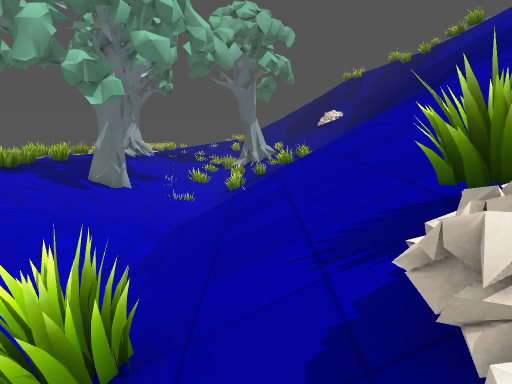
view 1 (above)

24 first-person views from a walk through a level from a Godot 3-D game. The camera is 1.5 m above the floor, tilts 8° down and sees 70° across. The floor is counted in squares, 1 m on a side. Each view is taken from the middle of a square. On the plan, view 1 faces up. The plan holds only what a view shows up to about 16 squares ahead; the rest is blank. The place goes on beyond the plan. Some surface patterns are stand-ins.

view 2
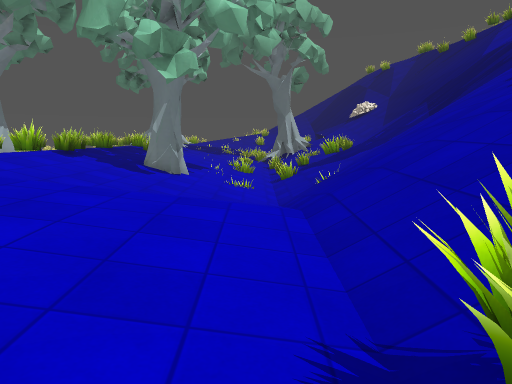

view 3
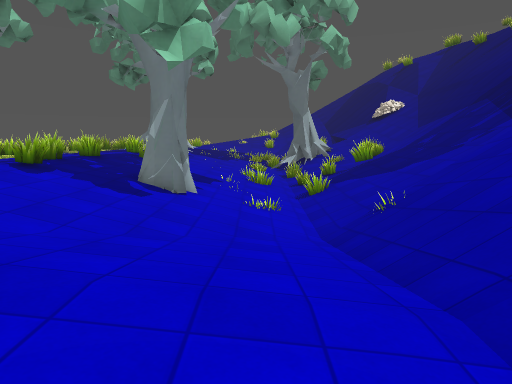

view 4
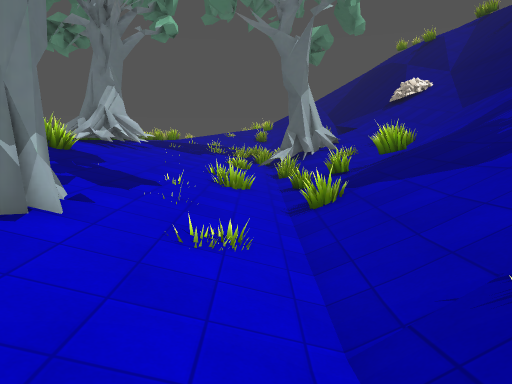

view 5
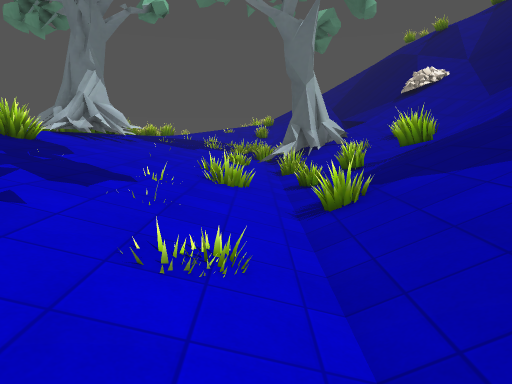

view 6
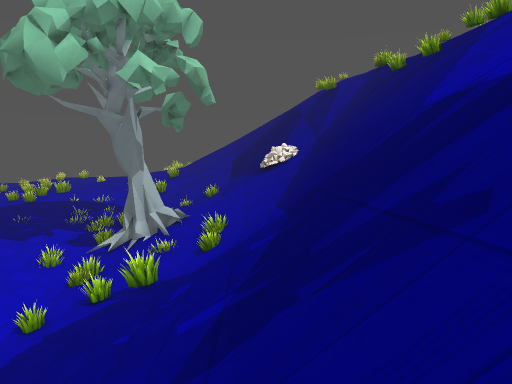

view 7
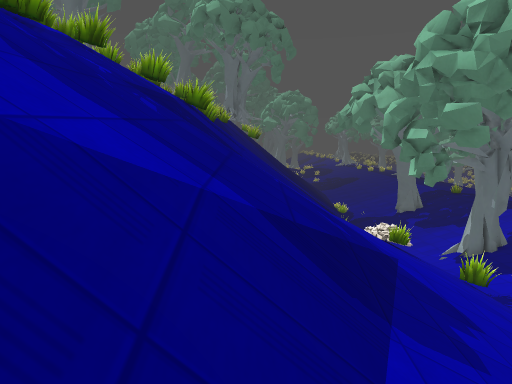

view 8
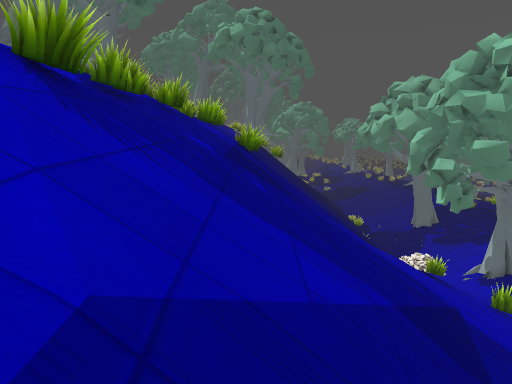

view 9
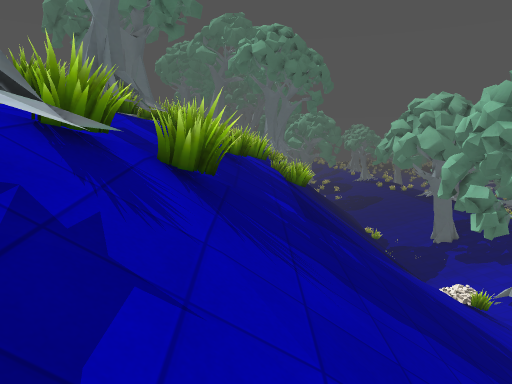

view 10
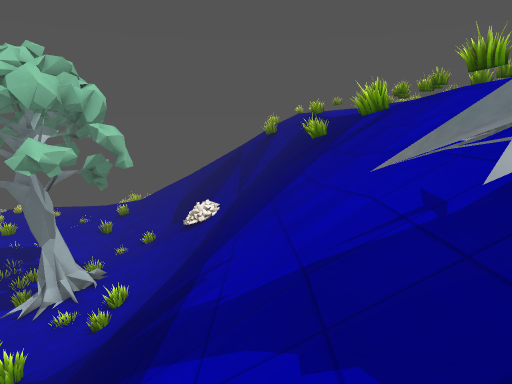

view 11
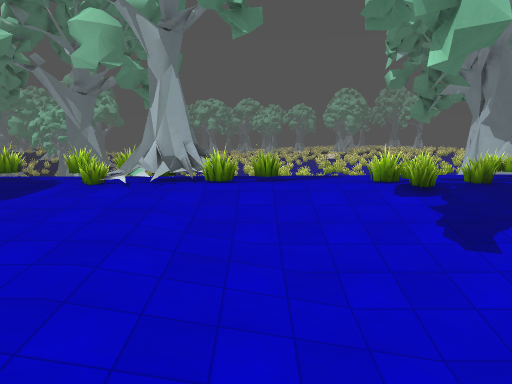

view 12
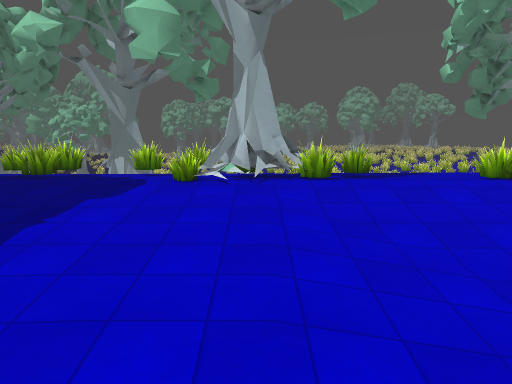

view 13
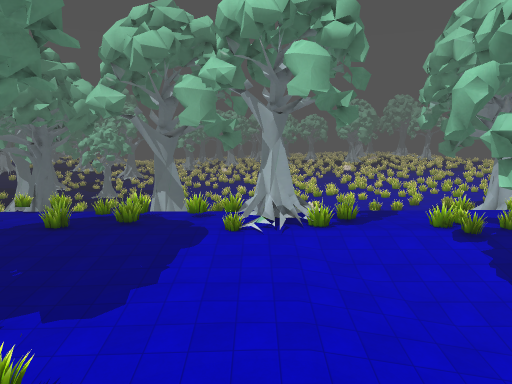

view 14
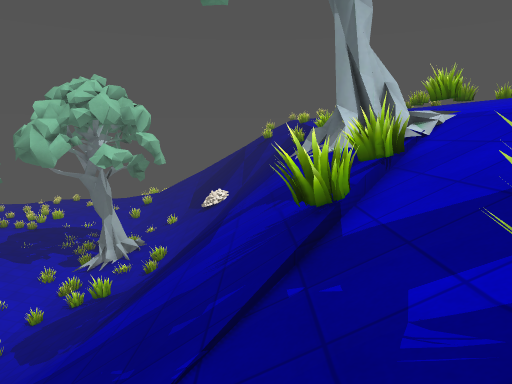

view 15
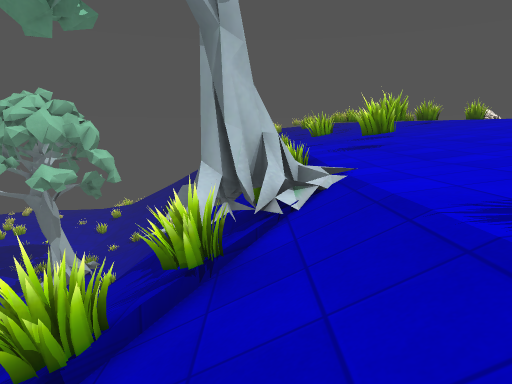

view 16
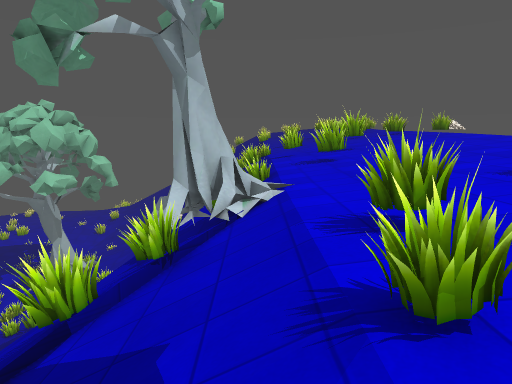

view 17
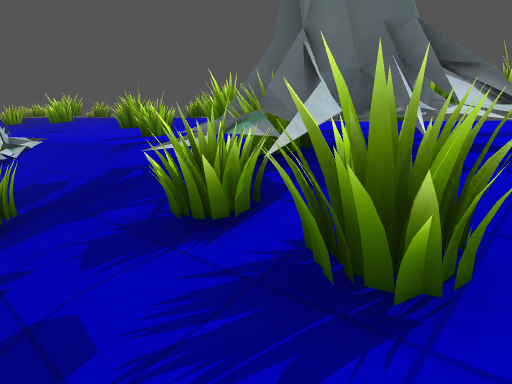

view 18
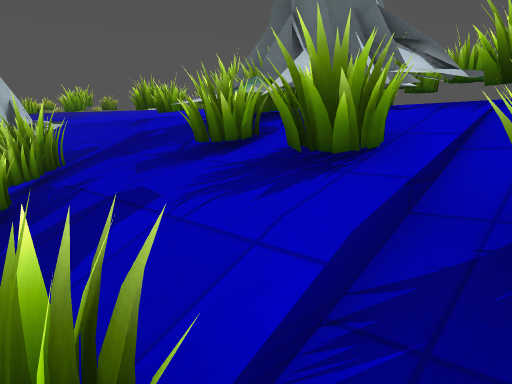

view 19
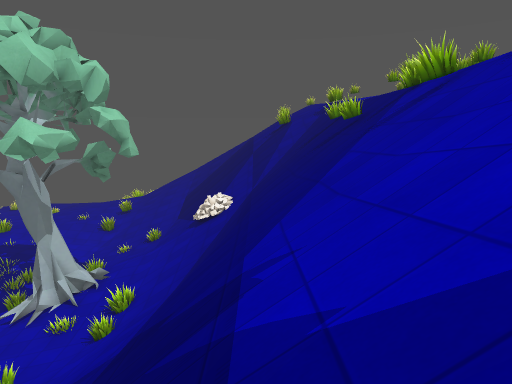

view 20
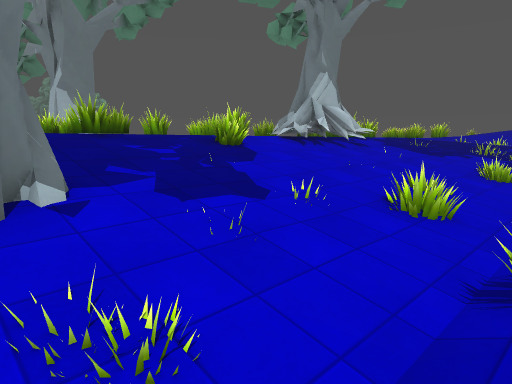

view 21
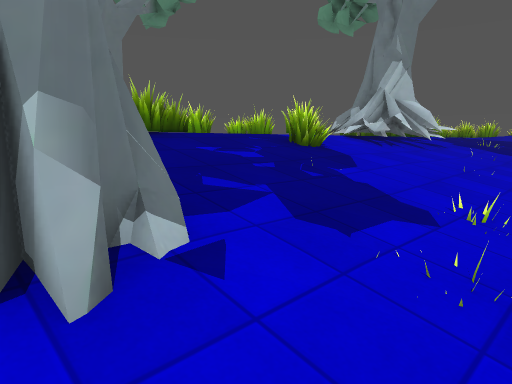

view 22
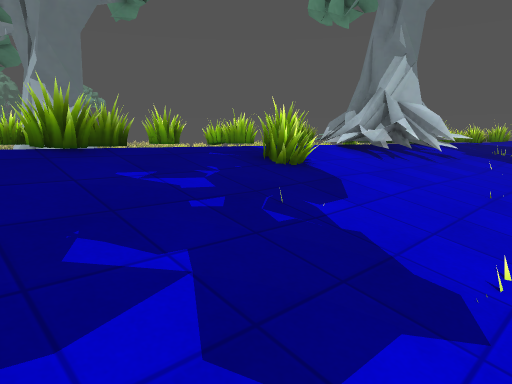

view 23
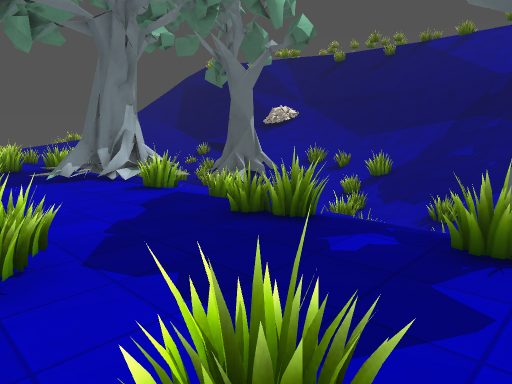

view 24
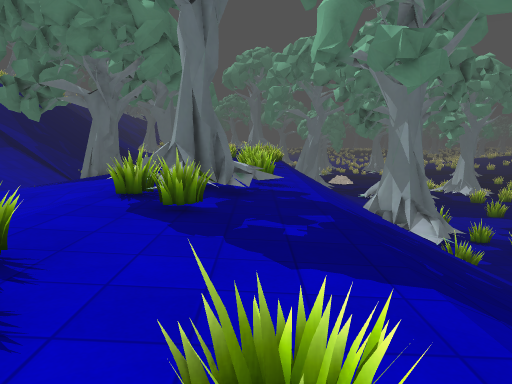

### Floor plan
Key: @ floor where view 1 was taken; # wall or solid block; x gap in a wall; . main floor; : floor 0.5 m higher than the main floor; - floor 0.5 m lower than the main floor; _ floor 0.75 m lower than the main floor; < floor 1.25 m lower than the main floor; ( floor 1.5 m lower than the main floor; ! floor 2.5 m lower than the main floor; ? floor 2.75 m lower than the main floor; + floor 8.5 m higher than the main floor; * floor 8.75 m higher than the main floor; % floor 9.5 m higher than the main floor; / step, stairs or slope; = window, fence, low wall or low ledge; ^ raised ledge; v drop or lower ground; O other object.
Columns run from 25 left of view 1 to 17 right of it. Each row starts with its distance up from view 1.
 30            .//###.-__=<==////=//=#v//////%
 29         #==.:=###=-___<==___-=//=#v/////#=
 28         ###=.:/==.-___<(<___////=#///////%
 27           ##.::...-__/<(<==#////=#//////=%
 26           x..:^=..-_/=((<=##=///==//////#%
 25           =..:===.-__====///////=#///////%
 24        #   ..::==--__==((///////=////////##
 23       ##   ..::..-__/<((/////////////////##
 22      ##   =..==..-___<(==////////////////%%
 21          ==..=^..-___<(==////////////////%%
 20          ....:=..-___<((//////////////// %#
 19          ....::..-___<((///////////////=#%#
 18           =..==..##__//(////////////////=%%
 17         ..=..=O..-#_<<((/////////////#=  %%
 16        /....====.-__<(((///    ///////##=%%
 15        /.....==..-__<((//////////////=###%%
 14       //.....::..-__<((//////////////==#/%%
 13      ///.....::..-__<<(///////////////#=/%%
 12      ///.....::..-____</////////////=#=//%%
 11     ////...==::..-_____//////////////=////=
 10    /////....x==..---___//////////////////%=
  9    /////...##=:....--__//////////////////=%
  8   !=////..=###/.....--_///////////////=//==
  7  ??=////..=###/.....--_//////////////##/*##
  6  ?? ////..#=//=.....--_//////////////=//*##
  5 =??/////..x..::.....--_//////////////=/=##
  4 =?//////..=..::.....--_///////////////+=###
  3 = =     ..x..::.....-__##/////////////+x=##
  2          .=.=::....--__##/##//////=////#/==
  1          .=##=:....--__/ /=  /////=x=//=/=#
  0           #=# :....--    @          //#

Positions as (right, up) in squares from view 1, and headings:
1: (0, 0), facing up
2: (-3, 1), facing up
3: (-4, 5), facing up
4: (-3, 12), facing up
5: (-3, 14), facing up
6: (6, 14), facing up
7: (7, 16), facing down
8: (9, 17), facing down
9: (11, 17), facing down
10: (11, 14), facing up
11: (0, 11), facing left
12: (-1, 8), facing left
13: (4, 7), facing left
14: (11, 6), facing up
15: (14, 8), facing up
16: (15, 6), facing up
17: (12, 1), facing up-right
18: (11, 0), facing up-right
19: (10, 16), facing up
20: (-1, 17), facing up-left
21: (-4, 17), facing up-left
22: (-5, 19), facing up-left
23: (-16, 17), facing up-right
24: (-15, 19), facing down
